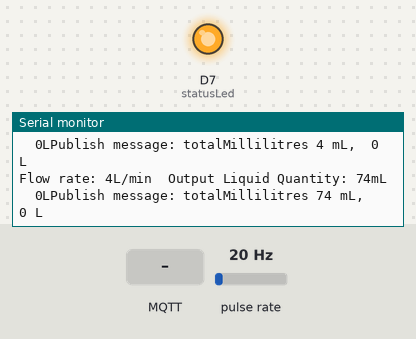
This sketch was run on a simulated ESP8266 (Wemos D1 mini). Parts: output pins drawn as LEDs (lit = HIGH), the last lines printed to the serial monitor. Wiring (inferred from the names in the program): pulse sensor: data D1. The inputs (shaded band) are chosen by the test bench; at power-on: pulse rate 20 Hz. WiFi joins after 1.5 s; servers stay silent unless stated; random numbers use the default seed unless the sketch sets one; no MQTT or app messages arrive unless stated.

Above: at 2.7 s.
2.8 s: MQTT message "1" arrives on the first subscribed topic
At 3.4 s:
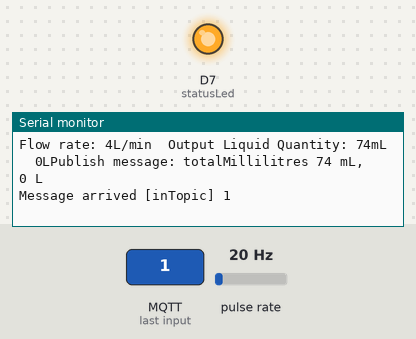
4.3 s: MQTT message "on" arrives on the first subscribed topic
At 4.51 s:
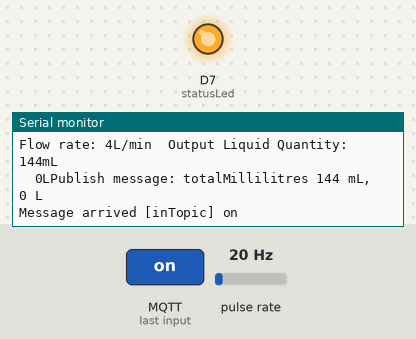
5.8 s: MQTT message "off" arrives on the first subscribed topic
At 6.5 s:
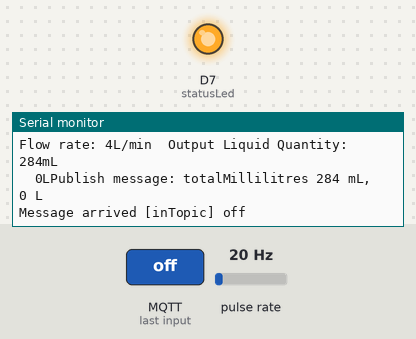

Measured:
- after the input at 2.8 s, the serial monitor: prints a new line at once (image 1)
- after the input at 4.3 s, the serial monitor: prints a new line at once (image 2)
- after the input at 5.8 s, the serial monitor: prints a new line at once (image 3)

The sketch:

wemos_water_flow_sensor.ino
```cpp
#include <ESP8266WiFi.h>
#include <PubSubClient.h>

byte statusLed    = 13;

byte sensorInterrupt = D1;  // 0 = digital pin 2
byte sensorPin       = D1;

// The hall-effect flow sensor outputs approximately 4.5 pulses per second per
// litre/minute of flow.
float calibrationFactor = 4.5;

volatile byte pulseCount;

float flowRate;
unsigned int flowMilliLitres;
unsigned long totalMilliLitres;

unsigned long oldTime;

// Update these with values suitable for your network.

const char* ssid = "JioFiber-ahGu7";
const char* password = "YOUR PASSWORD";
const char* mqtt_server = "m12.cloudmqtt.com";

WiFiClient espClient;
PubSubClient client(espClient);
long lastMsg = 0;
char msg[50];
int value = 0;

void setup_wifi() {

  delay(10);
  // We start by connecting to a WiFi network
  Serial.println();
  Serial.print("Connecting to ");
  Serial.println(ssid);

  WiFi.begin(ssid, password);

  while (WiFi.status() != WL_CONNECTED) {
    delay(500);
    Serial.print(".");
  }

  randomSeed(micros());

  Serial.println("");
  Serial.println("WiFi connected");
  Serial.println("IP address: ");
  Serial.println(WiFi.localIP());
}

void callback(char* topic, byte* payload, unsigned int length) {
  Serial.print("Message arrived [");
  Serial.print(topic);
  Serial.print("] ");
  for (int i = 0; i < length; i++) {
    Serial.print((char)payload[i]);
  }
  Serial.println();

  // Switch on the LED if an 1 was received as first character
  if ((char)payload[0] == '1') {
    digitalWrite(BUILTIN_LED, LOW);   // Turn the LED on (Note that LOW is the voltage level
    // but actually the LED is on; this is because
    // it is acive low on the ESP-01)
  } else {
    digitalWrite(BUILTIN_LED, HIGH);  // Turn the LED off by making the voltage HIGH
  }

}

void reconnect() {
  // Loop until we're reconnected
  while (!client.connected()) {
    Serial.print("Attempting MQTT connection...");
    // Create a random client ID
    String clientId = "ESP8266Client-";
    clientId += String(random(0xffff), HEX);
    // Attempt to connect
    Serial.println (clientId);
    if (client.connect(clientId.c_str(), "oxefqvkn", "uTM7RdarxTPA" )) {
//    if (client.connect("ESP8266Client", "oxefqvkn", "uTM7RdarxTPA" )) {

      Serial.println("connected");
      // Once connected, publish an announcement...
      client.publish("outTopic", "hello world");
      // ... and resubscribe
      client.subscribe("inTopic");
    } else {
      Serial.print("failed, rc=");
      Serial.print(client.state());
      Serial.println(" try again in 5 seconds");
      // Wait 5 seconds before retrying
      delay(5000);
    }
  }
}

void setup()
{

  // Initialize a serial connection for reporting values to the host
  Serial.begin(9600);
  setup_wifi();
  client.setServer(mqtt_server, 19757);
  client.setCallback(callback);
  // Set up the status LED line as an output
  pinMode(statusLed, OUTPUT);
  digitalWrite(statusLed, HIGH);  // We have an active-low LED attached

  pinMode(sensorPin, INPUT);
  digitalWrite(sensorPin, HIGH);

  pulseCount        = 0;
  flowRate          = 0.0;
  flowMilliLitres   = 0;
  totalMilliLitres  = 0;
  oldTime           = 0;

  // The Hall-effect sensor is connected to pin 2 which uses interrupt 0.
  // Configured to trigger on a FALLING state change (transition from HIGH
  // state to LOW state)
  attachInterrupt(sensorInterrupt, pulseCounter, FALLING);
}

/**
 * Main program loop
 */
void loop()
{

  if (!client.connected()) {
    reconnect();
  }
  client.loop();
  if((millis() - oldTime) > 1000)    // Only process counters once per second
  {
    // Disable the interrupt while calculating flow rate and sending the value to
    // the host
    detachInterrupt(sensorInterrupt);

    // Because this loop may not complete in exactly 1 second intervals we calculate
    // the number of milliseconds that have passed since the last execution and use
    // that to scale the output. We also apply the calibrationFactor to scale the output
    // based on the number of pulses per second per units of measure (litres/minute in
    // this case) coming from the sensor.
    flowRate = ((1000.0 / (millis() - oldTime)) * pulseCount) / calibrationFactor;

    // Note the time this processing pass was executed. Note that because we've
    // disabled interrupts the millis() function won't actually be incrementing right
    // at this point, but it will still return the value it was set to just before
    // interrupts went away.
    oldTime = millis();

    // Divide the flow rate in litres/minute by 60 to determine how many litres have
    // passed through the sensor in this 1 second interval, then multiply by 1000 to
    // convert to millilitres.
    flowMilliLitres = (flowRate / 60) * 1000;

    // Add the millilitres passed in this second to the cumulative total
    totalMilliLitres += flowMilliLitres;

    unsigned int frac;

    // Print the flow rate for this second in litres / minute
    Serial.print("Flow rate: ");
    Serial.print(int(flowRate));  // Print the integer part of the variable
    Serial.print("L/min");
    Serial.print("\t");       // Print tab space

    // Print the cumulative total of litres flowed since starting
    Serial.print("Output Liquid Quantity: ");
    Serial.print(totalMilliLitres);
    Serial.println("mL");
    Serial.print("\t");       // Print tab space
    Serial.print(totalMilliLitres/1000);
    Serial.print("L");

    //snprintf (msg, 75, "hello world #%ld", value);
    snprintf (msg, 75, "totalMillilitres %d mL,  %d L", totalMilliLitres, totalMilliLitres/1000);

    Serial.print("Publish message: ");
    Serial.println(msg);
    client.publish("waterFlow", msg);


    // Reset the pulse counter so we can start incrementing again
    pulseCount = 0;

    // Enable the interrupt again now that we've finished sending output
    attachInterrupt(sensorInterrupt, pulseCounter, FALLING);
  }
}

/*
Insterrupt Service Routine
 */
void pulseCounter()
{
  // Increment the pulse counter
  pulseCount++;
}
```
